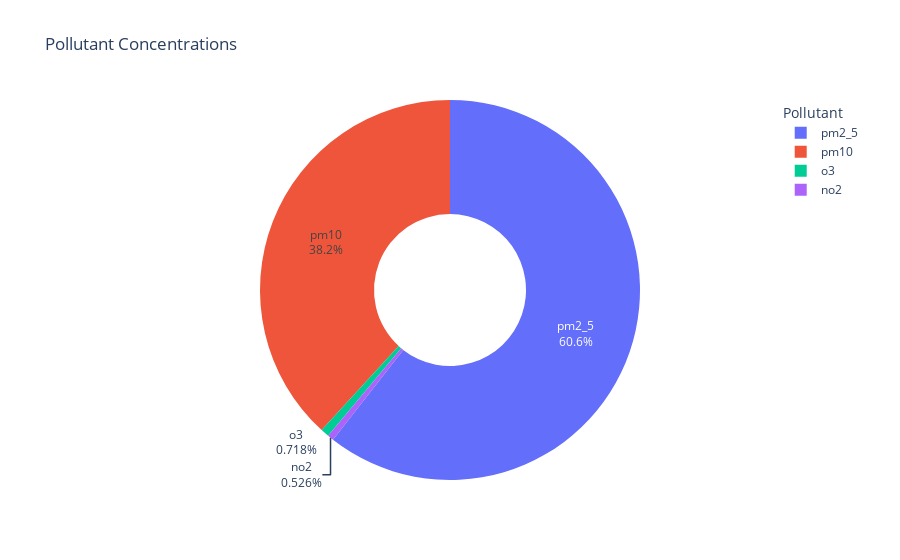

The cell this chart's notebook holds for it:
### Markdown cell above
#### Biểu đồ tỉ lệ các chất gây ra ô nhiễm không khí

### Code cell
# Tách các phần tử trong cột 'pollutant' thành các dòng riêng biệt
df_exploded = data.explode('pollutant')

# Đếm số lần xuất hiện của mỗi thành phần
pollutant_counts = df_exploded['pollutant'].value_counts()

# Chuyển Series thành DataFrame
pollutant_counts_df = pollutant_counts.reset_index()

# Đổi tên cột để dễ đọc hơn
pollutant_counts_df.columns = ['Pollutant', 'Concentration']

pio.templates.default = "plotly_white"

# Define pollutants and their colors
pollutants = pollutant_counts_df['Pollutant']
pollutant_colors = px.colors.qualitative.Plotly

# Create a donut plot for pollutant concentrations
fig = px.pie(pollutant_counts_df, names="Pollutant", values="Concentration",
             title="Pollutant Concentrations",
             hole=0.4, color_discrete_sequence=pollutant_colors)

# Update layout for the donut plot
fig.update_traces(textinfo="percent+label")
fig.update_layout(legend_title="Pollutant")

# Show the donut plot
fig.show()

### Figure 1 — Plotly figure (JSON) as saved in the notebook; plotly's stock layout.template omitted (floating-point values rounded to 4 significant figures)
{"data": [{"domain": {"x": [0, 1], "y": [0, 1]}, "hole": 0.4, "hovertemplate": "Pollutant=%{label}<br>Concentration=%{value}<extra></extra>", "labels": ["pm2_5", "pm10", "o3", "no2"], "legendgroup": "", "name": "", "showlegend": true, "textinfo": "percent+label", "type": "pie", "values": [2532, 1597, 30, 22]}], "layout": {"legend": {"title": {"text": "Pollutant"}, "tracegroupgap": 0}, "piecolorway": ["#636EFA", "#EF553B", "#00CC96", "#AB63FA", "#FFA15A", "#19D3F3", "#FF6692", "#B6E880", "#FF97FF", "#FECB52"], "title": {"text": "Pollutant Concentrations"}}}
